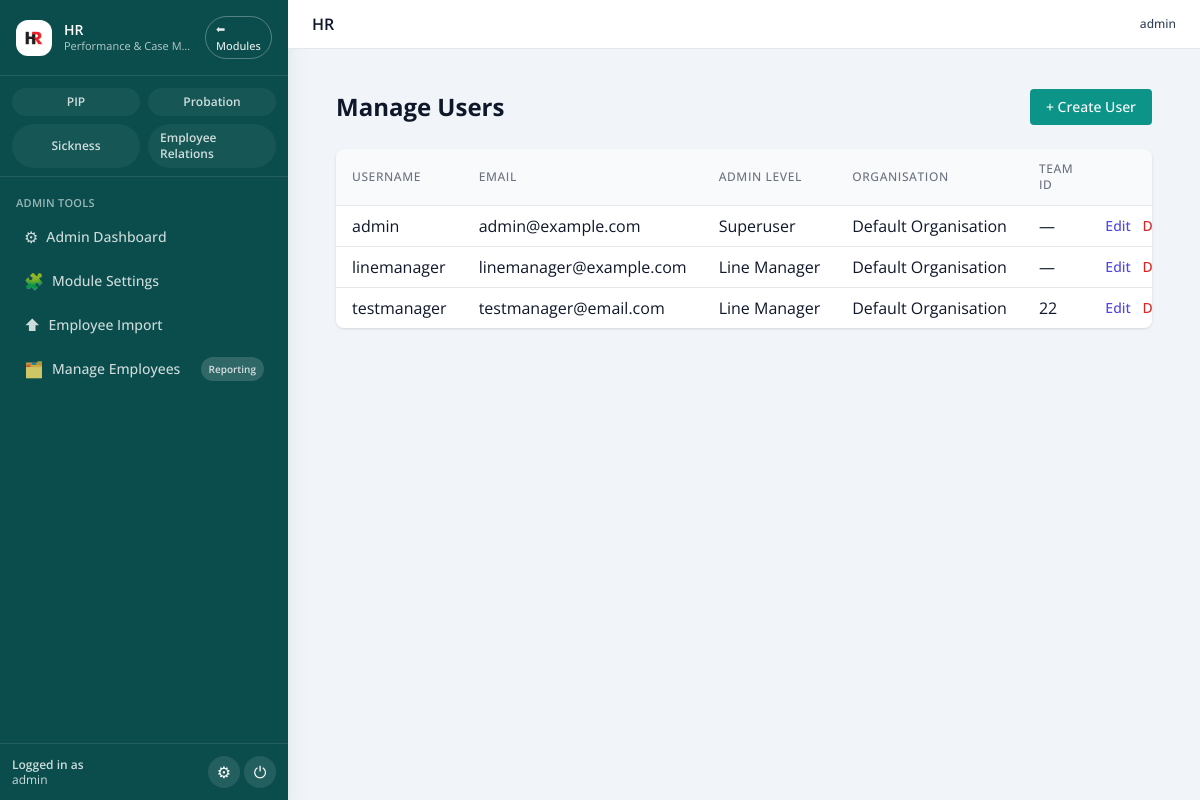
Before: /admin/users (signed in) with the older database file.
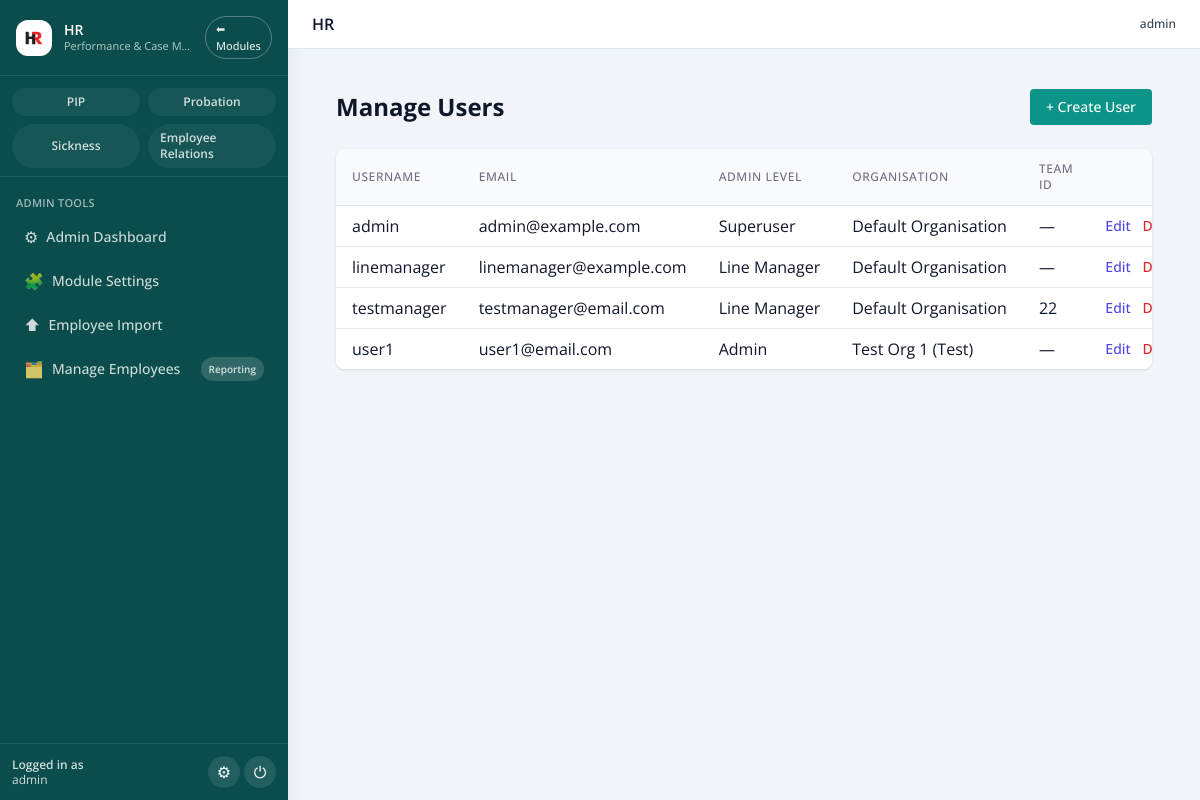
After: the same page with the newer database file.
### pip_app/models.py (models this page shows, shortened)
class User(db.Model, UserMixin):
    id = db.Column(db.Integer, primary_key=True)
    username = db.Column(db.String(80), unique=True, nullable=False)
    email = db.Column(db.String(120), unique=True, nullable=False)
    password_hash = db.Column(db.String(200), nullable=False)
    admin_level = db.Column(db.Integer, default=0)  # 0 = line mgr, 1 = admin, 2 = superuser
    team_id = db.Column(db.Integer, nullable=True)
    organisation_id = db.Column(
        db.Integer,
        db.ForeignKey("organisations.id"),
        nullable=True,
        index=True,
    )
    organisation = db.relationship(
        "Organisation",
        backref=db.backref("users", lazy=True),
    )
    def is_superuser(self):
        return self.admin_level == 2

class Organisation(db.Model):
    __tablename__ = "organisations"
    id = db.Column(db.Integer, primary_key=True)
    name = db.Column(db.String(255), nullable=False, default="Default Organisation")
    created_at = db.Column(db.DateTime, default=datetime.utcnow, nullable=False)

### old files/app - 050226.py (the view)
@app.route('/admin/users')
@login_required
def manage_users():
    if not current_user.is_superuser():
        flash('Access denied.', 'danger')
        return redirect(url_for('dashboard'))
    users = User.query.all()
    return render_template('admin_users.html', users=users)

### old files/app - 050226.py (called while the page is built)
@login_manager.user_loader
def load_user(user_id):
    return db.session.get(User, int(user_id))

@app.context_processor
def inject_module():
    return dict(active_module=session.get('active_module'))

@app.context_processor
def inject_csrf_token():
    return dict(csrf_token=generate_csrf)

@app.before_request
def set_active_module():
    path = (request.path or "").lower()
    if path.startswith('/pip/') or path.startswith('/employee/') or path in (
        '/dashboard', '/pip_list', '/employee/list', '/employee/add', '/pip/select-employee'
    ):
        session['active_module'] = 'PIP'
    elif path.startswith('/probation/'):
        session['active_module'] = 'Probation'
    elif path == '/':
        session.pop('active_module', None)

### templates/admin_users.html (shortened to what this page needs)
{% extends "base.html" %}
{% block content %}
<div class="p-6">
  <div class="flex items-center justify-between mb-6">
    <h1 class="text-2xl font-bold">Manage Users</h1>
    <a href="{{ url_for('create_user') }}" class="inline-flex items-center px-4 py-2 bg-teal-600 text-white text-sm font-medium rounded hover:bg-teal-700">
      + Create User
    </a>
  </div>
  <div class="overflow-x-auto bg-white shadow rounded-lg">
    <table class="min-w-full divide-y divide-gray-200">
      <thead class="bg-gray-50">
        <tr>
          <th class="px-4 py-3 text-left text-xs font-medium text-gray-500 uppercase tracking-wider">Username</th>
          <th class="px-4 py-3 text-left text-xs font-medium text-gray-500 uppercase tracking-wider">Email</th>
          <th class="px-4 py-3 text-left text-xs font-medium text-gray-500 uppercase tracking-wider">Admin Level</th>
          <th class="px-4 py-3 text-left text-xs font-medium text-gray-500 uppercase tracking-wider">Organisation</th>
          <th class="px-4 py-3 text-left text-xs font-medium text-gray-500 uppercase tracking-wider">Team ID</th>
          <th class="px-4 py-3"></th>
        </tr>
      </thead>
      <tbody class="bg-white divide-y divide-gray-200">
        {% for user in users %}
        <tr>
          <td class="px-4 py-2 whitespace-nowrap">{{ user.username }}</td>
          <td class="px-4 py-2 whitespace-nowrap">{{ user.email }}</td>
          <td class="px-4 py-2 whitespace-nowrap">
            {% if user.admin_level == 2 %}
              Superuser
            {% elif user.admin_level == 1 %}
              Admin
            {% else %}
              Line Manager
            {% endif %}
          </td>
          <td class="px-4 py-2 whitespace-nowrap">
            {% if user.organisation %}
              {{ user.organisation.name }}
            {% else %}
              —
            {% endif %}
          </td>
          <td class="px-4 py-2 whitespace-nowrap">{{ user.team_id or '—' }}</td>
          <td class="px-4 py-2 whitespace-nowrap text-right text-sm font-medium">
            <a href="{{ url_for('edit_user', user_id=user.id) }}" class="text-indigo-600 hover:text-indigo-900 mr-2">Edit</a>
            <form method="POST" action="{{ url_for('delete_user', user_id=user.id) }}" class="inline" onsubmit="return confirm('Are you sure you want to delete this user?');">
              <button type="submit" class="text-red-600 hover:text-red-800">Delete</button>
            </form>
          </td>
        </tr>
        {% endfor %}
      </tbody>
    </table>
  </div>
</div>
{% endblock %}

### templates/base.html (shortened to what this page needs)
<!doctype html>
<html lang="en">
<head>
  <script src="https://cdn.tailwindcss.com"></script>
  <link rel="stylesheet" href="{{ url_for('static', filename='css/tokens.css') }}">
  <link rel="stylesheet" href="{{ url_for('static', filename='css/ui.css') }}">
</head>
<body class="bg-slate-100 text-slate-900">
{% set is_logged_in = current_user.is_authenticated if current_user is defined else False %}
{% set current_endpoint = request.endpoint or '' %}
{% set active_module = (active_module|default(None)) or session.get('active_module') %}
{% set enabled_modules = enabled_modules|default({}) %}
{% set layout = (layout|default('')) %}
{% set hide_sidebar = ((hide_sidebar if hide_sidebar is defined else False) or (not is_logged_in) or (layout == 'fullscreen')) %}
<div class="min-h-screen flex bg-slate-100">
  {% if is_logged_in and not hide_sidebar %}
    <aside class="flex flex-col w-72 bg-[#0a4d4c] text-white shadow-xl">
      <div class="px-4 py-4 border-b border-white/10 flex items-center justify-between gap-3">
        <div class="flex items-center gap-3 min-w-0">
          <div class="h-9 w-9 rounded-xl bg-white flex items-center justify-center shrink-0">
            <img src="{{ url_for('static', filename='images/logo.avif') }}"
                 alt="HR" class="h-8 w-8 rounded-lg object-cover">
          </div>
          <div class="min-w-0">
            <div class="text-sm font-semibold leading-tight truncate">HR</div>
            <div class="text-[11px] text-white/70 truncate">Performance &amp; Case Management</div>
          </div>
        </div>
        <a href="{{ url_for('main.home') }}"
           class="inline-flex items-center justify-center rounded-full border border-white/30 px-2.5 py-1 text-[11px] font-medium text-white/90 hover:bg-white/10">
          ⬅ Modules
        </a>
      </div>
      <div class="px-3 pt-3 pb-2 border-b border-white/10">
        <div class="grid grid-cols-2 gap-2">
          {% if enabled_modules.get('pip', True) %}
          <a href="{{ url_for('dashboard') }}"
             class="inline-flex items-center justify-center gap-1.5 rounded-full px-3 py-1.5 text-[11px] font-semibold
                    {% if active_module == 'PIP' %}
                      bg-white text-[#0a4d4c]
                    {% else %}
                      bg-white/5 text-white/80 hover:bg-white/10
                    {% endif %}">
            <span class="text-xs">PIP</span>
          </a>
          {% endif %}
          {% if enabled_modules.get('probation', True) %}
          <a href="{{ url_for('probation_dashboard') }}"
             class="inline-flex items-center justify-center gap-1.5 rounded-full px-3 py-1.5 text-[11px] font-semibold
                    {% if active_module == 'Probation' %}
                      bg-white text-[#0a4d4c]
                    {% else %}
                      bg-white/5 text-white/80 hover:bg-white/10
                    {% endif %}">
            <span class="text-xs">Probation</span>
          </a>
          {% endif %}
          {% if enabled_modules.get('sickness', True) %}
          <a href="{{ url_for('sickness_dashboard') }}"
             class="inline-flex items-center justify-center gap-1.5 rounded-full px-3 py-1.5 text-[11px] font-semibold
                    {% if active_module == 'Sickness' %}
                      bg-white text-[#0a4d4c]
                    {% else %}
                      bg-white/5 text-white/80 hover:bg-white/10
                    {% endif %}">
            <span class="text-xs">Sickness</span>
          </a>
          {% endif %}
          {% if current_user.is_superuser() and enabled_modules.get('employee_relations', True) %}
          <a href="{{ url_for('employee_relations.dashboard') }}"
             class="inline-flex items-center justify-center gap-1.5 rounded-full px-3 py-1.5 text-[11px] font-semibold
                    {% if active_module == 'Employee Relations' %}
                      bg-white text-[#0a4d4c]
                    {% else %}
                      bg-white/5 text-white/80 hover:bg-white/10
                    {% endif %}">
            <span class="text-xs">Employee Relations</span>
          </a>
          {% endif %}
        </div>
      </div>
      <nav class="flex-1 overflow-y-auto px-3 py-4 space-y-6 text-sm">
        {% if current_user.is_superuser() %}
          <div>
            <div class="px-1 text-[11px] font-semibold uppercase tracking-wide text-white/60 mb-1">
              Admin Tools
            </div>
            <ul class="space-y-1">
              <li>
                <a href="{{ url_for('admin_dashboard') }}"
                   class="flex items-center gap-2 rounded-xl px-3 py-2
                          {% if current_endpoint == 'admin_dashboard' %}
                            bg-white text-[#0a4d4c]
                          {% else %}
                            text-white/80 hover:bg-white/10
                          {% endif %}">
                  <span class="text-base">⚙</span>
                  <span class="text-sm font-medium">Admin Dashboard</span>
                </a>
              </li>
              <li>
                <a href="{{ url_for('admin.admin_module_settings') }}"
                   class="flex items-center gap-2 rounded-xl px-3 py-2
                          {% if current_endpoint == 'admin.admin_module_settings' %}
                            bg-white text-[#0a4d4c]
                          {% else %}
                            text-white/80 hover:bg-white/10
                          {% endif %}">
                  <span class="text-base">🧩</span>
                  <span class="text-sm font-medium">Module Settings</span>
                </a>
              </li>
              <li>
                <a href="{{ url_for('employee_import') }}"
                   class="flex items-center gap-2 rounded-xl px-3 py-2
                          {% if current_endpoint == 'employee_import' %}
                            bg-white text-[#0a4d4c]
                          {% else %}
                            text-white/80 hover:bg-white/10
                          {% endif %}">
                  <span class="text-base">⬆</span>
                  <span class="text-sm font-medium">Employee Import</span>
                </a>
              </li>
              <li>
                <a href="{{ url_for('manage_employee.index') }}"
                   class="flex items-center justify-between gap-2 rounded-xl px-3 py-2
                          {% if current_endpoint.startswith('manage_employee.') %}
                            bg-white text-[#0a4d4c]
                          {% else %}
                            text-white/80 hover:bg-white/10
                          {% endif %}">
                  <span class="flex items-center gap-2 min-w-0">
                    <span class="text-base">🗂️</span>
                    <span class="text-sm font-medium">Manage Employees</span>
                  </span>
                  <span class="rounded-full px-2 py-0.5 text-[10px] font-semibold
                               {% if current_endpoint == 'manage_employee.reporting' %}
                                 bg-[#0a4d4c] text-white
                               {% else %}
                                 bg-white/15 text-inherit
                               {% endif %}">
                    Reporting
                  </span>
                </a>
              </li>
            </ul>
          </div>
        {% endif %}
      </nav>
      <div class="px-3 py-3 border-t border-white/10">
        <div class="flex items-center justify-between gap-2">
          <div class="text-xs text-white/80 leading-tight min-w-0">
            <div class="font-semibold">Logged in as</div>
            <div class="truncate">{{ current_user.username }}</div>
          </div>
          <div class="flex items-center gap-1">
            {% if current_user.is_superuser() %}
              <a href="{{ url_for('admin_dashboard') }}"
                 class="inline-flex items-center justify-center rounded-full bg-white/10 hover:bg-white/20 h-8 w-8 text-base"
                 title="Admin Tools">
                ⚙
              </a>
            {% endif %}
            <form action="{{ url_for('auth.logout') }}" method="post">
              <button type="submit"
                      class="inline-flex items-center justify-center rounded-full bg-white/10 hover:bg-white/20 h-8 w-8 text-base"
                      title="Logout">
                ⏻
              </button>
            </form>
          </div>
        </div>
      </div>
    </aside>
  {% endif %}
  <div class="flex-1 flex flex-col min-w-0">
    <header class="w-full border-b border-slate-200 bg-white">
      <div class="px-4 sm:px-6 py-3 flex items-center justify-between gap-3">
        <div class="flex items-center gap-3">
          <div>
            {% block page_title %}
              <h1 class="text-base font-semibold text-slate-900">
                HR
              </h1>
            {% endblock %}
          </div>
        </div>
        {% if is_logged_in %}
          <div class="hidden md:flex items-center gap-4 text-xs text-slate-500">
            <div class="text-right">
              <div class="font-medium text-slate-700">{{ current_user.username }}</div>
            </div>
          </div>
        {% endif %}
      </div>
    </header>
    <div class="px-4 sm:px-6 pt-4">
    </div>
    <main class="flex-1 min-w-0 px-4 sm:px-6 pb-8">
      {% block content %}{% endblock %}
    </main>
  </div>
</div>
</body>
</html>

### static/css/tokens.css (style rules this page uses)
:root { --color-brand-50: #e8f3f2; --color-brand-100: #cfe7e6; --color-brand-200: #a4d1cf; --color-brand-300: #75bbb7; --color-brand-400: #2e9e99; --color-brand-500: #008a86; --color-brand-600: #005b5a; --color-brand-700: #004746; --color-brand-800: #003635; --color-brand-900: #012929; --color-bg: #ffffff; --color-surface: #ffffff; --color-text: #111827; --color-subtle: #6b7280; --color-border: #e5e7eb; --color-success: #10b981; --color-warning: #f59e0b; --color-danger: #ef4444; --color-info: #3b82f6; --color-focus: rgba(0, 91, 90, 0.25); --space-0: 0; --space-1: 0.25rem; --space-2: 0.5rem; --space-3: 0.75rem; --space-4: 1rem; --space-5: 1.25rem; --space-6: 1.5rem; --radius-sm: 0.375rem; --radius-md: 0.5rem; --radius-lg: 0.75rem; --radius-xl: 1rem; --shadow-sm: 0 1px 2px rgba(0,0,0,0.06); --shadow-md: 0 4px 10px rgba(0,0,0,0.08); --font-sans: ui-sans-serif, system-ui, -apple-system, Segoe UI, Roboto, Inter, "Helvetica Neue", Arial, "Noto Sans", "Apple Color Emoji", "Segoe UI Emoji"; --fs-xs: 0.75rem; --fs-sm: 0.875rem; --fs-base: 1rem; --fs-lg: 1.125rem; --fs-xl: 1.25rem; }
:where(button, [type="button"], [type="submit"], a, input, select, textarea):focus { outline: 2px solid transparent; box-shadow: 0 0 0 3px var(--color-focus); border-radius: inherit; }

### static/css/ui.css (style rules this page uses)
html, body { color: var(--color-text); background: var(--color-bg); font-family: var(--font-sans); font-size: var(--fs-base); }

### templates/base.html (style rules this page uses)
body { font-family: 'Open Sans', system-ui, -apple-system, BlinkMacSystemFont, 'Segoe UI', sans-serif; }

Changed rows visible on the page:
added User: username "user1", email "user1@email.com", admin_level "Admin", organisation.name "Test Org 1 (Test)", team_id "—"
